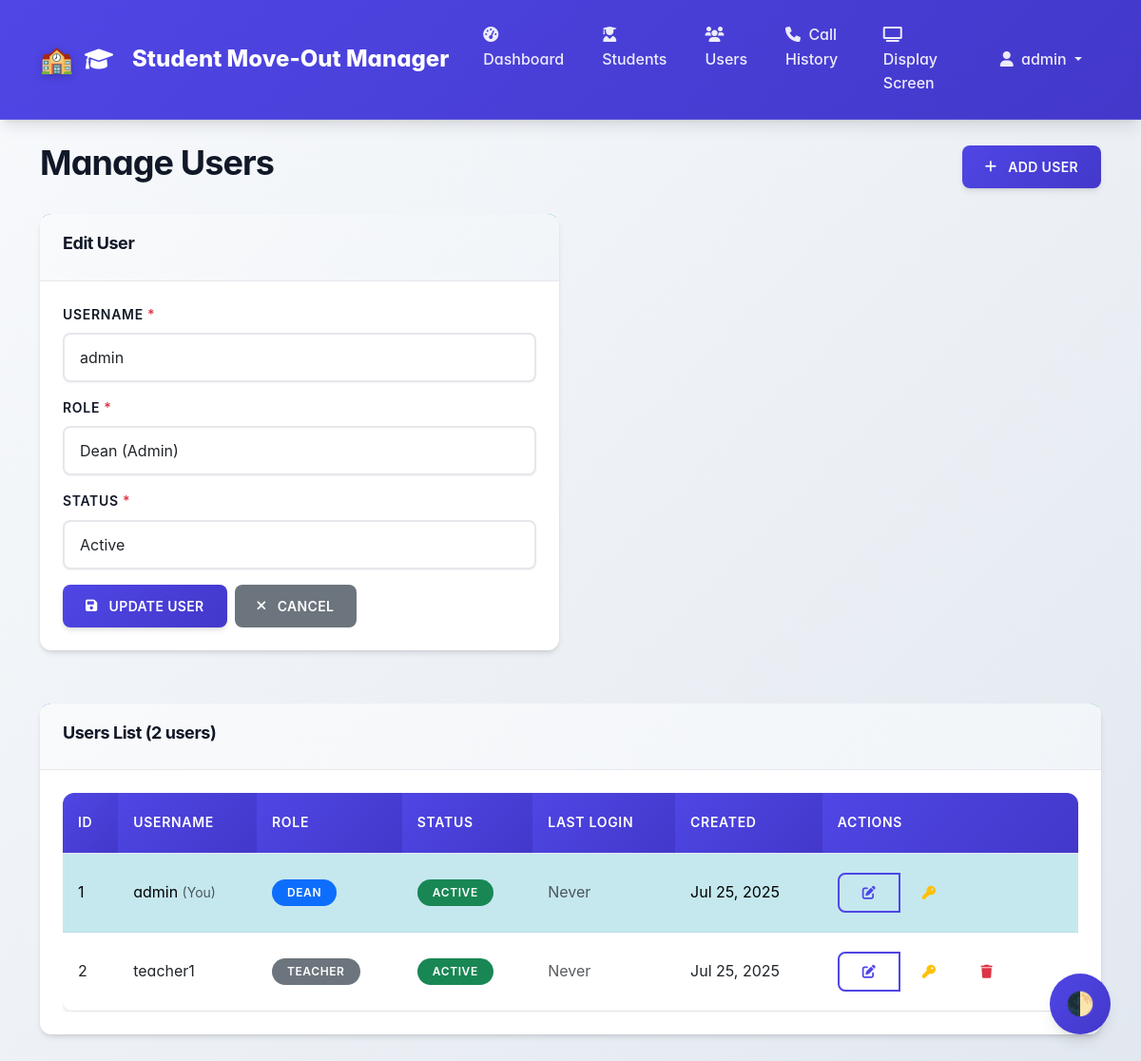
Screenshot of /admin/users.php?action=edit&id=1 (signed in) with the database file from the repository.
### tables this page shows
CREATE TABLE users (
    id INT PRIMARY KEY AUTO_INCREMENT,
    username VARCHAR(50) UNIQUE NOT NULL,
    password_hash VARCHAR(255) NOT NULL,
    role ENUM('dean', 'teacher') NOT NULL,
    status ENUM('active', 'inactive') DEFAULT 'active',
    last_login TIMESTAMP NULL,
    created_at TIMESTAMP DEFAULT CURRENT_TIMESTAMP,
    updated_at TIMESTAMP DEFAULT CURRENT_TIMESTAMP ON UPDATE CURRENT_TIMESTAMP,
    INDEX idx_username (username),
    INDEX idx_role (role)
);

### includes/Auth.php (called while the page is built, shortened)
<?php
class Auth {
    private static $config = null;
    public static function init() {
        if (self::$config === null) {
            $configPath = __DIR__ . '/../config/config.php';
            self::$config = require $configPath;
        }
    }
    public static function isLoggedIn() {
        $timeout = self::$config['session']['timeout'] ?? 3600;
        return true;
    }
    public static function getUser() {
        return [
            'id' => $_SESSION['user_id'],
            'username' => $_SESSION['username'],
            'role' => $_SESSION['role']
        ];
    }
}

### includes/User.php (called while the page is built, shortened)
<?php
class User {
    private $db;
    public function __construct() {
        $this->db = Database::getInstance();
    }
    public function getAll() {
        $stmt = $this->db->prepare("SELECT id, username, role, status, last_login, created_at FROM users ORDER BY username");
        $stmt->execute();
        return $stmt->fetchAll();
    }
    public function getById($id) {
        $stmt = $this->db->prepare("SELECT id, username, role, status, last_login, created_at FROM users WHERE id = ?");
        $stmt->execute([$id]);
        return $stmt->fetch();
    }
}

### includes/Database.php (called while the page is built, shortened)
<?php
class Database {
    private static $instance = null;
    private $connection;
    private $config;
    private function __construct() {
        $configPath = __DIR__ . '/../config/config.php';
        $this->config = require $configPath;
    }
    public static function getInstance() {
        if (self::$instance === null) {
            self::$instance = new self();
        }
        return self::$instance;
    }
    private function connect() {
        try {
            $dbConfig = $this->config['database'];
            $dsn = "mysql:host={$dbConfig['host']};dbname={$dbConfig['database']};charset={$dbConfig['charset']}";
            $this->connection = new PDO($dsn,
                $dbConfig['username'],
                $dbConfig['password'],
                [
                    PDO::ATTR_ERRMODE => PDO::ERRMODE_EXCEPTION,
                    PDO::ATTR_DEFAULT_FETCH_MODE => PDO::FETCH_ASSOC,
                    PDO::ATTR_EMULATE_PREPARES => false
                ]
            );
        } catch (PDOException $e) {
            die("Database connection failed: " . $e->getMessage());
        } catch (Exception $e) {
            die("Configuration error: " . $e->getMessage());
        }
    }
    public function prepare($sql) {
        return $this->connection->prepare($sql);
    }
}

### config/config.php (called while the page is built)
<?php
return [
    'database' => [
        'host' => 'mysql-3404f80f-brianeugene851-bf63.c.aivencloud.com',
        'port' => 27843,
        'username' => 'avnadmin',
        'password' => 'YOUR_AIVEN_PASSWORD',
        'database' => 'defaultdb',
        'charset' => 'utf8mb4'
    ],
    'session' => [
        'timeout' => 3600,
        'name' => 'STUDENT_MOVEOUT_SESSION'
    ],
    'security' => [
        'csrf_token_name' => 'csrf_token',
        'password_min_length' => 6
    ],
    'app' => [
        'name' => 'Student Move-Out Manager',
        'version' => '1.0.0',
        'timezone' => 'America/New_York',
        'call_duration_minutes' => 5
    ]
];

### admin/users.php (the view, shortened to what this page needs)
<?php
$userModel = new User();
$currentAction = $_GET['action'] ?? 'list';
$editUser = null;
if ($currentAction === 'edit' && isset($_GET['id'])) {
    $editUser = $userModel->getById((int)$_GET['id']);
}
$users = $userModel->getAll();
$currentUser = Auth::getUser();
include 'includes/header.php';
?>
<div class="container mt-4">
    <div class="row">
        <div class="col-md-12">
            <div class="d-flex justify-content-between align-items-center mb-4">
                <h1>Manage Users</h1>
                <a href="?action=add" class="btn btn-primary">
                    <i class="fas fa-plus me-1"></i>
                    Add User
                </a>
            </div>
        </div>
    </div>
    <?php if ($currentAction === 'add' || $currentAction === 'edit'): ?>
        <div class="row">
            <div class="col-md-6">
                <div class="card">
                    <div class="card-header">
                        <h5><?php echo $currentAction === 'edit' ? 'Edit User' : 'Add New User'; ?></h5>
                    </div>
                    <div class="card-body">
                        <form method="POST" data-validate>
                            <div class="form-group mb-3">
                                <label for="username" class="form-label">Username <span class="text-danger">*</span></label>
                                <input type="text"
                                       class="form-control"
                                       id="username"
                                       name="username"
                                       value="<?php echo htmlspecialchars($editUser['username'] ?? ''); ?>"
                                       required
                                       maxlength="50">
                            </div>
                            <div class="form-group mb-3">
                                <label for="role" class="form-label">Role <span class="text-danger">*</span></label>
                                <select class="form-select" id="role" name="role" required>
                                    <option value="dean" <?php echo ($editUser['role'] ?? '') === 'dean' ? 'selected' : ''; ?>>Dean (Admin)</option>
                                </select>
                            </div>
                            <?php if ($currentAction === 'edit'): ?>
                                <div class="form-group mb-3">
                                    <label for="status" class="form-label">Status <span class="text-danger">*</span></label>
                                    <select class="form-select" id="status" name="status" required>
                                        <option value="active" <?php echo ($editUser['status'] ?? '') === 'active' ? 'selected' : ''; ?>>Active</option>
                                    </select>
                                </div>
                            <?php endif; ?>
                            <div class="d-flex gap-2">
                                <button type="submit" class="btn btn-primary">
                                    <i class="fas fa-save me-1"></i>
                                    <?php echo $currentAction === 'edit' ? 'Update User' : 'Add User'; ?>
                                </button>
                                <a href="users.php" class="btn btn-secondary">
                                    <i class="fas fa-times me-1"></i>
                                    Cancel
                                </a>
                            </div>
                        </form>
                    </div>
                </div>
            </div>
        </div>
    <?php endif; ?>
    <div class="row mt-4">
        <div class="col-md-12">
            <div class="card">
                <div class="card-header">
                    <h5>Users List (<?php echo count($users); ?> users)</h5>
                </div>
                <div class="card-body">
                    <?php if ($users): ?>
                        <div class="table-responsive">
                            <table class="table table-striped">
                                <thead>
                                    <tr>
                                        <th>ID</th>
                                        <th>Username</th>
                                        <th>Role</th>
                                        <th>Status</th>
                                        <th>Last Login</th>
                                        <th>Created</th>
                                        <th>Actions</th>
                                    </tr>
                                </thead>
                                <tbody>
                                    <?php foreach ($users as $userRecord): ?>
                                        <tr <?php echo $userRecord['id'] == $currentUser['id'] ? 'class="table-info"' : ''; ?>>
                                            <td><?php echo $userRecord['id']; ?></td>
                                            <td>
                                                <?php echo htmlspecialchars($userRecord['username']); ?>
                                                <?php if ($userRecord['id'] == $currentUser['id']): ?>
                                                    <small class="text-muted">(You)</small>
                                                <?php endif; ?>
                                            </td>
                                            <td>
                                                <span class="badge bg-<?php echo $userRecord['role'] === 'dean' ? 'primary' : 'secondary'; ?>">
                                                    <?php echo ucfirst($userRecord['role']); ?>
                                                </span>
                                            </td>
                                            <td>
                                                <span class="badge bg-<?php echo $userRecord['status'] === 'active' ? 'success' : 'danger'; ?>">
                                                    <?php echo ucfirst($userRecord['status']); ?>
                                                </span>
                                            </td>
                                            <td>
                                                <?php
                                                if ($userRecord['last_login']) {
                                                    echo date('M j, Y g:i A', strtotime($userRecord['last_login']));
                                                } else {
                                                    echo '<span class="text-muted">Never</span>';
                                                }
                                                ?>
                                            </td>
                                            <td><?php echo date('M j, Y', strtotime($userRecord['created_at'])); ?></td>
                                            <td>
                                                <div class="btn-group btn-group-sm" role="group">
                                                    <a href="?action=edit&id=<?php echo $userRecord['id']; ?>"
                                                       class="btn btn-outline-primary">
                                                        <i class="fas fa-edit"></i>
                                                    </a>
                                                    <button type="button"
                                                            class="btn btn-outline-warning"
                                                            onclick="changePassword(<?php echo $userRecord['id']; ?>, '<?php echo htmlspecialchars($userRecord['username']); ?>')">
                                                        <i class="fas fa-key"></i>
                                                    </button>
                                                    <?php if ($userRecord['id'] != $currentUser['id']): ?>
                                                        <button type="button"
                                                                class="btn btn-outline-danger"
                                                                onclick="deleteUser(<?php echo $userRecord['id']; ?>, '<?php echo htmlspecialchars($userRecord['username']); ?>')">
                                                            <i class="fas fa-trash"></i>
                                                        </button>
                                                    <?php endif; ?>
                                                </div>
                                            </td>
                                        </tr>
                                    <?php endforeach; ?>
                                </tbody>
                            </table>
                        </div>
                    <?php endif; ?>
                </div>
            </div>
        </div>
    </div>
</div>
<?php include 'includes/footer.php'; ?>

### admin/includes/header.php (shortened to what this page needs)
<?php
$user = Auth::getUser();
?>
<!DOCTYPE html>
<html lang="en">
<head>
    <link href="https://cdn.jsdelivr.net/npm/bootstrap@5.3.0/dist/css/bootstrap.min.css" rel="stylesheet">
    <link href="https://cdnjs.cloudflare.com/ajax/libs/font-awesome/6.0.0/css/all.min.css" rel="stylesheet">
    <link href="../assets/css/style.css" rel="stylesheet">
</head>
<body>
    <nav class="navbar navbar-expand-lg navbar-dark">
        <div class="container">
            <a class="navbar-brand" href="index.php">
                <i class="fas fa-graduation-cap me-2"></i>
                Student Move-Out Manager
            </a>
            <div class="collapse navbar-collapse" id="navbarNav">
                <ul class="navbar-nav me-auto">
                    <li class="nav-item">
                        <a class="nav-link" href="index.php">
                            <i class="fas fa-tachometer-alt me-1"></i>
                            Dashboard
                        </a>
                    </li>
                    <li class="nav-item">
                        <a class="nav-link" href="students.php">
                            <i class="fas fa-user-graduate me-1"></i>
                            Students
                        </a>
                    </li>
                    <li class="nav-item">
                        <a class="nav-link" href="users.php">
                            <i class="fas fa-users me-1"></i>
                            Users
                        </a>
                    </li>
                    <li class="nav-item">
                        <a class="nav-link" href="calls.php">
                            <i class="fas fa-phone me-1"></i>
                            Call History
                        </a>
                    </li>
                    <li class="nav-item">
                        <a class="nav-link" href="../display/" target="_blank">
                            <i class="fas fa-tv me-1"></i>
                            Display Screen
                        </a>
                    </li>
                </ul>
                <ul class="navbar-nav">
                    <li class="nav-item dropdown">
                        <a class="nav-link dropdown-toggle" href="#" role="button" data-bs-toggle="dropdown">
                            <i class="fas fa-user me-1"></i>
                            <?php echo htmlspecialchars($user['username']); ?>
                        </a>
                    </li>
                </ul>
            </div>
        </div>
    </nav>

### rows the page displays
users: username "admin", role "Dean (Admin)", status "Active", id "1", shows "(You)", role "DEAN", status "ACTIVE", shows "Never", created_at "Jul 25, 2025"
users: id "2", username "teacher1", role "TEACHER", status "ACTIVE", shows "Never", created_at "Jul 25, 2025"

### other values shown
count($users) "2"
